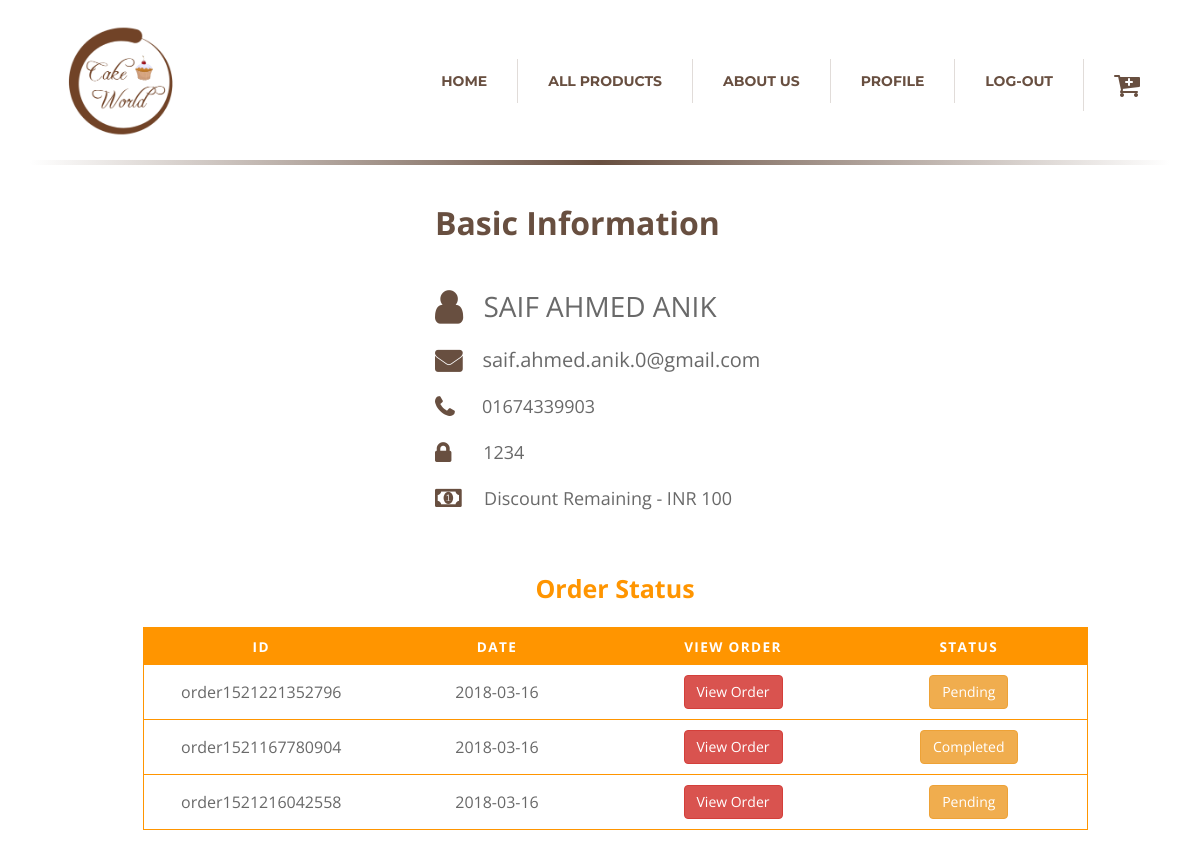
The page /profile.php (signed in) on the database its author committed.
### tables this page shows
CREATE TABLE `user` (
  `userid` varchar(50) NOT NULL,
  `name` varchar(100) NOT NULL,
  `password` varchar(100) NOT NULL,
  `email` varchar(100) NOT NULL,
  `phone` varchar(20) NOT NULL,
  `discount` int(10) NOT NULL
);

### profile.php (the view, shortened to what this page needs)
<?php
include('connection.php');
if(isset($_SESSION['userid']))
{
    $userid = $_SESSION['userid'];
    $query = "SELECT * FROM user WHERE userid='$userid'";
    $result = mysqli_query($conn,$query);
}
else
{
    header('Location: logout.php');
}
?>
<html>
    <head>
        <link rel="stylesheet" href="font-awesome/font-awesome/css/font-awesome.min.css" type="text/css">
        <link rel="stylesheet" href="https://cdnjs.cloudflare.com/ajax/libs/font-awesome/4.7.0/css/font-awesome.min.css">
        <link rel="stylesheet" href="bootstrap/css/bootstrap.min.css" type="text/css">
        <link rel="stylesheet" href="owl-carousel/owl.carousel.css" type="text/css">
        <link rel="stylesheet" href="masterslider/style/masterslider.css" type="text/css">
        <link rel="stylesheet" href="masterslider/skins/default/style.css" type="text/css">
        <link rel="stylesheet" href="styles/main.css" type="text/css">
        <link rel="stylesheet" href="styles/profile.css" type="text/css">
    </head>
    <body>
        <div class="all">
            <header class="page-header">
                <div class="page-header-content container">
                    <form method="post" action="profile.php">
                        <nav id="nav-top" class="nav-top">
                            <h1 style="float:left;" class="logo-primary"><a href="index.php"><img id="logo-1" alt="Bakery" src="images/cakeworld_logo.png"></a></h1>
                            <ul style="float:right;">
                                <li><a href="index.php">Home</a></li>
                                <li><a href="shop.php">All Products</a></li>
                                <li><a href="about.php">About Us</a></li>
                                <li><a href="profile.php">Profile</a></li>
                                <?php if(isset($_SESSION['userid']))
                                { ?>
                                    <li><button id="logout" name="loginout">Log-Out</button></li>
                                <?php
                                } else
                                { ?>
                                    <li><button id="login"name="loginout">Log-In</button></li>
                                <?php } ?>
                                <li><a href="shopping_cart.php"><i class="fa fa-cart-plus fa-2x"></i></a></li>
                            </ul>
                        </nav>
                    </form>
                </div>
            </header>
            <div class="container">
                <div>
                    <div class="margin-100"></div>
                    <div class="margin-40"></div>
                    <div class="margin-10"></div>
                    <div class="margin-10"></div>
                </div>
                <div class="container">
                    <div class="margin-40"></div>
                    <div class="row">
                        <div class="col-md-4"></div>
                        <div id="profile_div" class="col-md-5">
                            <text id="profile_header">Basic Information</text><br><br><br>
                            <?php
                            while($row = mysqli_fetch_assoc($result))
                            {
                            ?>
                            <text id="profile_name"><i style="font-weight:bold;color:#684f40" class="fa fa-user fa-lg"></i>&nbsp;&nbsp;&nbsp;<?php echo $row['name'] ?></text><br><br>
                            <text id="profile_email"><i style="font-weight:bold;color:#684f40" class="fa fa-envelope fa-lg"></i> &nbsp;&nbsp;&nbsp;<?php echo $row['email'] ?></text><br><br>
                            <text id="other_info"><i style="font-weight:bold;color:#684f40" class="fa fa-phone fa-lg"></i>&nbsp;&nbsp;&nbsp;&nbsp;&nbsp;&nbsp;<?php echo $row['phone'] ?></text><br><br>
                            <text id="other_info"><i style="font-weight:bold;color:#684f40" class="fa fa-lock fa-lg"></i>&nbsp;&nbsp;&nbsp;&nbsp;&nbsp;&nbsp;&nbsp;<?php echo $row['password'] ?></text><br><br>
                            <text id="other_info"><i style="font-weight:bold;color:#684f40" class="fa fa-money fa-lg"></i>&nbsp;&nbsp;&nbsp;&nbsp;&nbsp;Discount Remaining - INR <?php echo $row['discount'] ?></text>
                            <?php } ?>
                            <br><br>
                        </div>
                        <div class="col-md-3"></div>
                    </div>
                    <div class="margin-40"></div>
                    <div class="row">
                        <div class="col-md-1"></div>
                        <div class="col-md-10">
                            <div align="center">
                                <text id="history">Order Status</text>
                            </div>
                            <br>
                            <table>
                                <thead>
                                    <tr>
                                      <th scope="col">ID</th>
                                      <th scope="col">Date</th>
                                      <th scope="col">View Order</th>
                                      <th scope="col">Status</th>
                                    </tr>
                                </thead>
                                <tbody>
                                <?php
                                $query1 = "SELECT ordertable.orderid,date(ordertable.date_time) AS date,ordertable.status FROM ordertable WHERE ordertable.userid='$userid' GROUP BY ordertable.orderid ORDER BY date DESC";
                                $result1 = mysqli_query($conn,$query1);
                                while($row1 = mysqli_fetch_assoc($result1))
                                {
                                ?>
                                    <tr>
                                        <td data-label="ID"><?php echo $row1['orderid'] ?></td>
                                        <td data-label="ID"><?php echo $row1['date'] ?></td>
                                        <td data-label="View Order">
                                            <a href="invoice.php?orderid=<?php echo $row1['orderid'] ?>" class="btn btn-danger">View Order</a>
                                        </td>
                                        <td data-label="Status">
                                            <button  class="btn btn-warning"><?php echo $row1['status'] ?></button>
                                        </td>
                                    </tr>
                                <?php } ?>
                                </tbody>
                            </table>
                        </div>
                        <div class="col-md-1"></div>
                    </div>
                </div>
                <div>
                    <div class="margin-100"></div>
                </div>
            </div>
        </div>
    </body>
</html>

### styles/main.css (style rules this page uses)
*, *:after, *:before { box-sizing: border-box; }
a { color: #000; -webkit-transition: all 0.2s ease-out; -moz-transition: all 0.2s ease-out; -o-transition: all 0.2s ease-out; transition: all 0.2s ease-out; }
body { font-family: 'Open Sans', sans-serif; font-size: 14px; font-weight: 400; color: #696969; background-color: #FFF; }
h1, h2, h3, h4 { font-size: 16px; font-weight: 700; }
h1 { font-family: 'Montserrat', sans-serif; color: #684f40; padding-bottom: 26px; margin: 65px 0 25px 0; }
ul { padding: 0; margin: 0; list-style: none; }
.margin-10 { height: 10px; }
.margin-40 { height: 40px; }
.margin-100 { height: 100px; }
.nav-top { font-size: 14px; font-weight: 700; }
.nav-top > ul { overflow: auto; display: inline-block; }
.nav-top > ul > li { margin: 34px 0; border-left: 1px rgba(104, 79, 64, 0.2) solid; float: left; text-transform: uppercase; -webkit-transition: all 0.2s ease-out; -moz-transition: all 0.2s ease-out; -o-transition: all 0.2s ease-out; transition: all 0.2s ease-out; }
.nav-top > ul > li a { color: inherit; padding: 12px 30px; display: block; -webkit-transition: all 0.3s ease-out; -moz-transition: all 0.3s ease-out; -o-transition: all 0.3s ease-out; transition: all 0.3s ease-out; }
#login,#logout { background: transparent; border: none; text-transform: uppercase; color: inherit; outline: none; padding: 12px 30px; display: block; -webkit-transition: all 0.3s ease-out; -moz-transition: all 0.3s ease-out; -o-transition: all 0.3s ease-out; transition: all 0.3s ease-out; }
.nav-top > ul > li:first-of-type { border-left: none; }
.page-header { font-family: 'Montserrat', sans-serif; position: absolute; top: 0; width: 100%; color: #684f40; text-align: center; margin: 0; border: none; padding: 25px 0 23px 0; -webkit-transition: all 0.4s ease-out; -moz-transition: all 0.4s ease-out; -o-transition: all 0.4s ease-out; transition: all 0.4s ease-out; }
.page-header .logo-primary, .page-header .logo-secondary { display: inline-block; vertical-align: top; margin: 0 25px; padding: 0; }
.page-header .logo-primary img { height: 112px; }

### styles/profile.css (style rules this page uses)
#profile_div { word-break: break-all; word-wrap: break-word; display: block; }
#profile_header { font-size: 32px; color: #684f40; font-weight: bold; }
#profile_name { font-size: 28px; }
#profile_email { font-size: 20px; }
#other_info { font-size: 18px; }
#history { color: #ff9500; font-size: 25px; font-weight: bold; }
table { border: 1px solid #ff9500; border-collapse: collapse; margin: 0; padding: 0; width: 100%; table-layout: fixed; }
table tr { border: 1px solid #ff9500; padding: .35em; }
table th, table td { padding: .625em; text-align: center; }
table th { color: white; background: #ff9500; font-size: .85em; letter-spacing: .1em; text-transform: uppercase; }

### rows shown on the page
user: name "SAIF AHMED ANIK", email "saif.ahmed.anik.0@gmail.com", phone "01674339903", password "1234", discount "100"

### other values the page prints
$row1['orderid'] "order1521221352796"
$row1['date'] "2018-03-16"
$row1['status'] "Pending"
$row1['orderid'] "order1521167780904"
$row1['status'] "Completed"
$row1['orderid'] "order1521216042558"
